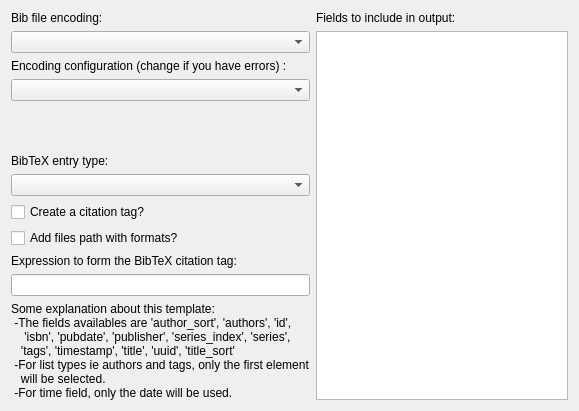
<?xml version="1.0" encoding="UTF-8"?>
<ui version="4.0">
 <class>Form</class>
 <widget class="QWidget" name="Form">
  <property name="geometry">
   <rect>
    <x>0</x>
    <y>0</y>
    <width>579</width>
    <height>411</height>
   </rect>
  </property>
  <property name="windowTitle">
   <string>Form</string>
  </property>
  <layout class="QGridLayout" name="gridLayout">
   <item row="0" column="0">
    <widget class="QLabel" name="label">
     <property name="text">
      <string>Bib file encoding:</string>
     </property>
    </widget>
   </item>
   <item row="0" column="1">
    <widget class="QLabel" name="label_5">
     <property name="text">
      <string>Fields to include in output:</string>
     </property>
    </widget>
   </item>
   <item row="1" column="0">
    <widget class="QComboBox" name="bibfile_enc"/>
   </item>
   <item row="1" column="1" rowspan="11">
    <widget class="QListWidget" name="db_fields">
     <property name="sizePolicy">
      <sizepolicy hsizetype="Preferred" vsizetype="Expanding">
       <horstretch>0</horstretch>
       <verstretch>0</verstretch>
      </sizepolicy>
     </property>
     <property name="toolTip">
      <string extracomment="Select all fields to be exported"/>
     </property>
     <property name="selectionMode">
      <enum>QAbstractItemView::MultiSelection</enum>
     </property>
    </widget>
   </item>
   <item row="2" column="0">
    <widget class="QLabel" name="label_2">
     <property name="text">
      <string>Encoding configuration (change if you have errors) :</string>
     </property>
    </widget>
   </item>
   <item row="3" column="0">
    <widget class="QComboBox" name="bibfile_enctag"/>
   </item>
   <item row="4" column="0">
    <spacer name="verticalSpacer">
     <property name="orientation">
      <enum>Qt::Vertical</enum>
     </property>
     <property name="sizeHint" stdset="0">
      <size>
       <width>20</width>
       <height>60</height>
      </size>
     </property>
    </spacer>
   </item>
   <item row="5" column="0">
    <widget class="QLabel" name="label_6">
     <property name="text">
      <string>BibTeX entry type:</string>
     </property>
    </widget>
   </item>
   <item row="6" column="0">
    <widget class="QComboBox" name="bib_entry"/>
   </item>
   <item row="7" column="0">
    <widget class="QCheckBox" name="impcit">
     <property name="text">
      <string>Create a citation tag?</string>
     </property>
    </widget>
   </item>
   <item row="8" column="0">
    <widget class="QCheckBox" name="addfiles">
     <property name="text">
      <string>Add files path with formats?</string>
     </property>
    </widget>
   </item>
   <item row="9" column="0">
    <widget class="QLabel" name="label_3">
     <property name="text">
      <string>Expression to form the BibTeX citation tag:</string>
     </property>
    </widget>
   </item>
   <item row="10" column="0">
    <widget class="QLineEdit" name="bib_cit"/>
   </item>
   <item row="11" column="0">
    <widget class="QLabel" name="label_4">
     <property name="text">
      <string>Some explanation about this template:
 -The fields availables are 'author_sort', 'authors', 'id',
    'isbn', 'pubdate', 'publisher', 'series_index', 'series',
   'tags', 'timestamp', 'title', 'uuid', 'title_sort'
 -For list types ie authors and tags, only the first element
   will be selected.
 -For time field, only the date will be used. </string>
     </property>
     <property name="scaledContents">
      <bool>false</bool>
     </property>
    </widget>
   </item>
  </layout>
 </widget>
 <resources/>
 <connections/>
</ui>
